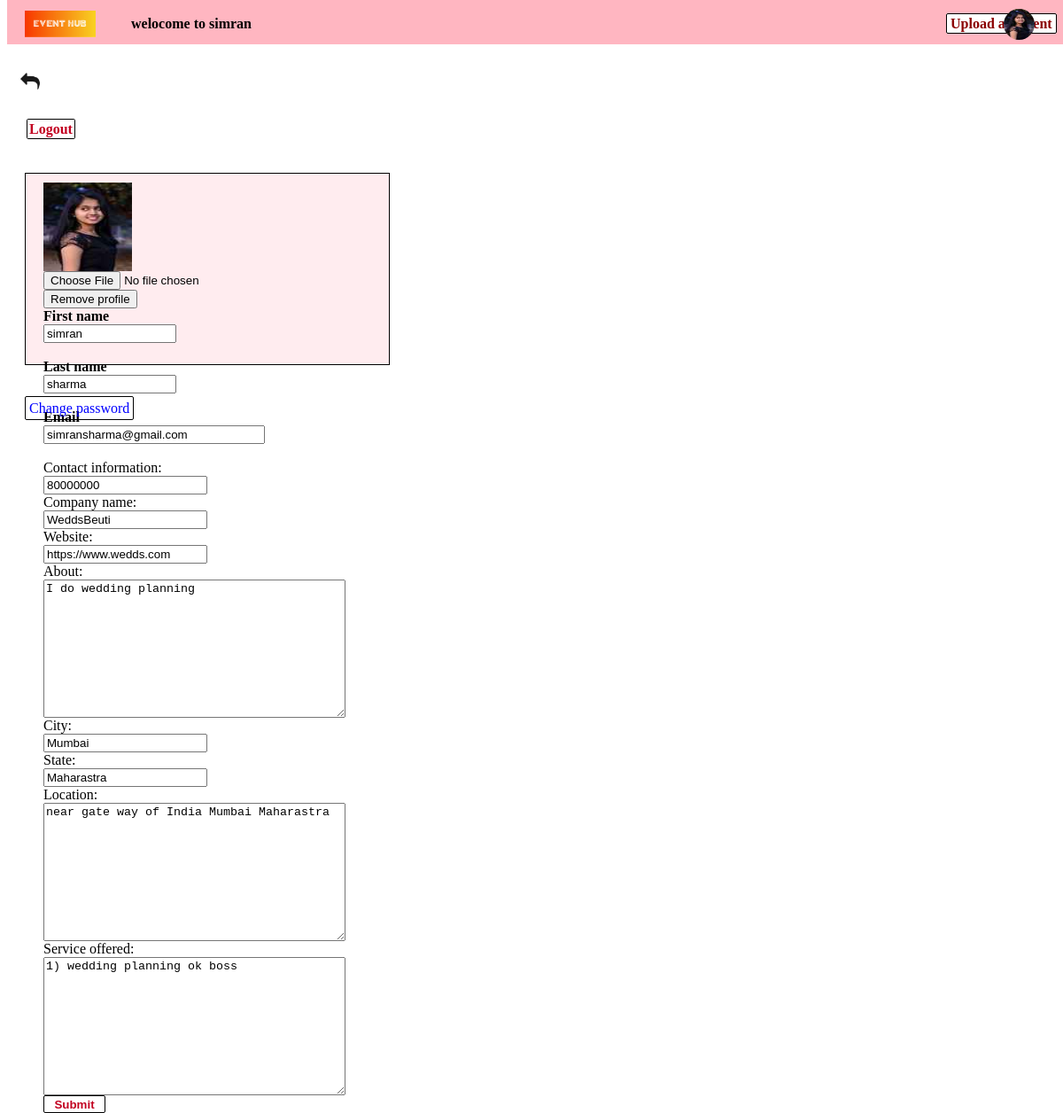
The app's page /edit-profile/ (signed in) with its own data.
### EventPlanner/models.py (models this page shows, shortened)
class UserProfile(models.Model):
    user = models.OneToOneField(User,on_delete=models.CASCADE)
    user_type = models.CharField(choices=user_type_choices,max_length=50)
    contact_info = models.CharField(max_length = 200,blank = True,null = True,verbose_name='Contact information')
    company_name = models.CharField(max_length =  50,blank = True,null = True)
    website = models.URLField(max_length = 200,blank = True,null = True)
    about = models.TextField(blank = True,null = True)
    city = models.CharField(max_length = 20,null = False,blank = False)
    state = models.CharField(max_length = 20,null = False,blank = False)
    location = models.TextField(blank = True,null = True)
    service_offered = models.TextField(blank = True,null = True)
    profile_picture = models.ImageField(upload_to = 'images/',null = True,blank = True)
    vendor_images = models.ManyToManyField('Image', blank = True,null = True,related_name = 'portfolio_images')

### EventPlanner/views.py (the view, shortened to what this page needs)
# urls.py: path('edit-profile/',views.edit_profile),
@login_required(login_url='/login/')
def edit_profile(request):
    user_errors = None
    profile_errors = None
    button_clicked = None
    user_profile = UserProfile.objects.get(user = request.user)
    profile_form = UserProfileForm(instance = user_profile,initial={'website': user_profile.website if user_profile.website else 'https://'})
    user_form = UserForm(instance = request.user)
    context = {'UserProfileForm':profile_form,'user_errors':user_errors,'profile_errors':profile_errors,'user_form':user_form,'user_profile':user_profile,'button_clicked':button_clicked}
    return render(request,'EventPlanner/edit-profile.html',context)

### EventPlanner/forms.py
class UserProfileForm(ModelForm):
    class Meta:
        model = UserProfile
        widgets = {'profile_picture':FileInput()}
        fields = '__all__'
        exclude = ('user_type','user',)

class UserForm(ModelForm):
    class Meta:
        model = User
        fields = ['first_name','last_name','email']

### EventPlanner/templates/EventPlanner/edit-profile.html (shortened to what this page needs)
{% load static %}
<link rel="stylesheet" href="{% static 'EventPlanner/css/edit-profile.css' %}">
<link rel="stylesheet" href="{% static 'EventPlanner/css/navbar.css' %}">
<div class="navbar-div">
{% include 'navbar.html' %}
</div>
<a href="{{request.META.HTTP_REFERER}}" class="go-back">
    <img src="/static/images/back.png" alt="" width="40px"  >
</a>
<div><a href="/logout/" class="logout">Logout</a></div>
<div class="grid-div">
    <div class="profile-info">
        <form id="profile-form" action="" method="POST" enctype="multipart/form-data">
        {% if request.user.userprofile.user_type == 'is_event_planner' %}
            {% if request.user.userprofile.profile_picture %}
                    <img src="{{UserProfileForm.instance.profile_picture.url}}" alt=""  width="100" height="100">
                    <div> {{UserProfileForm.profile_picture}}</div>
            {% else %}
            <a href="/profile/">
                <img id="default-profile" src="{% static 'images/No profile.jpeg' %}" alt="" width="100" height="100">
            </a>
                <div> {{UserProfileForm.profile_picture}}</div>
            {% endif %}
                    <input id="remove-profile" type="button" value="Remove profile">
        {% endif %}
            <div><b>First name</b></div>
            <div>{{user_form.first_name}}</div>
            <br>
            <div><b>Last name</b></div>
            <div>{{user_form.last_name}}</div>
            <br>
            <div><b>Email</b></div>
            <div>{{user_form.email}}</div>
            <br>
            {% if request.user.userprofile.user_type == 'is_event_planner' %}
                {% for field in UserProfileForm %}
                    {% if not field.name == 'profile_picture' and not field.name == 'vendor_images' %}
                        <div>{{field.label_tag}}</div>
                        <div>{{field}}</div>
                    {% endif %}
                {% endfor %}
            {% endif %}
            <input type="submit" value="Submit" class="submit">
        </form>
    </div>
    <div>
        <a href="/change-password/" class="change-password">Change password</a>
    </div>
</div>

### templates/navbar.html (shortened to what this page needs)
<!DOCTYPE html>
<html lang="en">
<head>
    {% load static %}
</head>
<body>
    <div class="navbar-container">
        {% if not request.user.is_authenticated %}
        <div class="unauth-navbar">
            <h5>
                <a href="/home-C/" class="unauth-logo unauth-logo-2">
                    <img src="{% static 'images/logo.png' %}" alt="" width="80" height="30" class="logo-image">
                </a>
                <a href="/login/" class="unauth-default-profile unauth-default-profile-2">
                    <img src="{% static 'images/No profile.jpeg' %}" alt=""  width="35" height="35" >
                </a>
            </h5>
                <a href="/sign-up-is_event_planner/" class="list-your-business list-your-business-2">List your business</a>
        </div>
        {% else %}
            {% if request.user.userprofile.user_type == 'is_event_planner' %}
                <div class="vendor-navbar">
                    <a href="/home-E/" class="logo logo-2">
                        <img src="{% static 'images/logo.png' %}" alt="" width="90" height="50" class="logo-image">
                    </a>
                    {% if request.user.is_authenticated %}
                    <span class="welcome-message welcome-message-2">welocome to <b>{{request.user.first_name}}</b></span>
                    <div>
                        <a href="/create-event/" class="upload-event">Upload an Event</a>
                    </div>
                    {% endif %}
                    {% if request.user.userprofile.profile_picture %}
                    <a href="/profile/" class="profile-image profile-image-2">
                        <img src="{{request.user.userprofile.profile_picture.url}}" alt="" width="35" height="35" class="profile-pic">
                    </a>
                    {% else %}
                    <a href="/profile/" class="default-profile default-profile-2">
                        <img src="{% static 'images/No profile.jpeg' %}" alt="" width="40" height="40" class="profile">
                    </a>
                    {% endif %}
                </div>
            {% endif %}
        {% endif %}
    </div>
</body>
</html>

### staticfiles/EventPlanner/css/edit-profile.css (style rules this page uses)
.go-back { margin-top: 100px; }
.grid-div { margin-top: 140px; width: fit-content; margin-left: 20px; }
.profile-info { background-color: rgb(255, 236, 239); padding: 10px 10px 10px 20px; border: 1px black; border-style: solid; width: 380px; height: 195px; }
#id_first_name { width: 150px; }
#id_last_name { width: 150px; }
#id_email { width: 250px; }
.submit { background-color: white; color: rgb(194, 0, 32); border: 1px black; border-style: solid; width: 70px; height: 20px; font-weight: bold; border-radius: 2px; }
.change-password { position: relative; top: 40px; text-decoration: none; color: blue; border: 1.2px black; border-style: solid; padding: 4px; border-radius: 2px; }
.logout { margin-left: 22px; text-decoration: none; position: relative; top: 100px; border: 1px solid black; border-radius: 1.7px; padding: 2px 2px; color: rgb(194, 0, 32); font-weight: bold; }

### staticfiles/EventPlanner/css/navbar.css (style rules this page uses)
.welcome-message { position: absolute; z-index: 2; left: 140px; top: 18px; font-weight: bold; color: black; }
.logo { position: absolute; left: 20px; top: 12px; z-index: 5; }
.logo-image { width: 80px; height: 30px; }
.customer-navbar,.vendor-navbar { position: fixed; background-color:lightpink; width: 100%; height: 50px; z-index: 10; top: 0; }
.go-back { position: relative; top: 70px; left: 7px; overflow: hidden; }
.profile-image { position: absolute; right: 40px; top: 10px; }
.profile-pic { border-radius: 50%; }
.upload-event { text-decoration: none; font-weight: bold; background-color: white; color:darkred; border: solid rgb(0, 0, 0); border-width: 1px; border-radius: 2px; padding: 2px 4px; position: relative; left: 1060px; top: 18px; }

### records on screen
UserProfile: instance.profile_picture (picture), UserProfileForm "80000000" "WeddsBeuti" "https://www.wedds.com" "I do wedding planning" "Mumbai" "Maharastra" "near gate way of India Mumbai Maharastra" "1) wedding planning ok boss"

### other values on screen
{{ request.user.first_name }} "simran"
{{ field.label_tag }} "Contact information:" "Company name:" "Website:" "About:" "City:" "State:" "Location:" "Service offered:"
